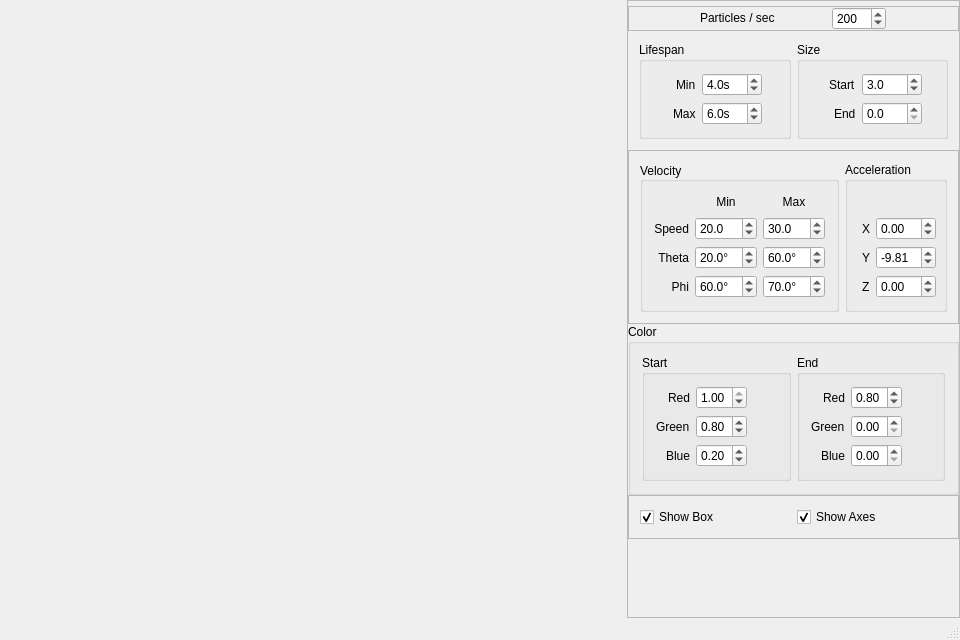
<?xml version="1.0" encoding="UTF-8"?>
<ui version="4.0">
 <class>GeyserWindow</class>
 <widget class="QMainWindow" name="GeyserWindow">
  <property name="geometry">
   <rect>
    <x>0</x>
    <y>0</y>
    <width>960</width>
    <height>640</height>
   </rect>
  </property>
  <property name="sizePolicy">
   <sizepolicy hsizetype="Preferred" vsizetype="Preferred">
    <horstretch>0</horstretch>
    <verstretch>0</verstretch>
   </sizepolicy>
  </property>
  <property name="minimumSize">
   <size>
    <width>0</width>
    <height>0</height>
   </size>
  </property>
  <property name="maximumSize">
   <size>
    <width>16777215</width>
    <height>16777215</height>
   </size>
  </property>
  <property name="baseSize">
   <size>
    <width>960</width>
    <height>640</height>
   </size>
  </property>
  <property name="windowTitle">
   <string>Geyser</string>
  </property>
  <widget class="QWidget" name="centralWidget">
   <property name="sizePolicy">
    <sizepolicy hsizetype="Expanding" vsizetype="Expanding">
     <horstretch>0</horstretch>
     <verstretch>0</verstretch>
    </sizepolicy>
   </property>
   <property name="minimumSize">
    <size>
     <width>0</width>
     <height>0</height>
    </size>
   </property>
   <property name="maximumSize">
    <size>
     <width>16777215</width>
     <height>16777215</height>
    </size>
   </property>
   <layout class="QHBoxLayout" name="horizontalLayout">
    <property name="spacing">
     <number>0</number>
    </property>
    <property name="margin">
     <number>0</number>
    </property>
    <item>
     <widget class="QFrame" name="geyserViewFrame">
      <property name="sizePolicy">
       <sizepolicy hsizetype="MinimumExpanding" vsizetype="MinimumExpanding">
        <horstretch>1</horstretch>
        <verstretch>1</verstretch>
       </sizepolicy>
      </property>
      <property name="minimumSize">
       <size>
        <width>300</width>
        <height>300</height>
       </size>
      </property>
      <property name="baseSize">
       <size>
        <width>100</width>
        <height>100</height>
       </size>
      </property>
      <property name="frameShape">
       <enum>QFrame::NoFrame</enum>
      </property>
      <property name="frameShadow">
       <enum>QFrame::Plain</enum>
      </property>
      <property name="lineWidth">
       <number>0</number>
      </property>
     </widget>
    </item>
    <item>
     <widget class="QFrame" name="configFrame">
      <property name="sizePolicy">
       <sizepolicy hsizetype="Minimum" vsizetype="Minimum">
        <horstretch>0</horstretch>
        <verstretch>1</verstretch>
       </sizepolicy>
      </property>
      <property name="minimumSize">
       <size>
        <width>0</width>
        <height>0</height>
       </size>
      </property>
      <property name="maximumSize">
       <size>
        <width>16777215</width>
        <height>16777215</height>
       </size>
      </property>
      <property name="baseSize">
       <size>
        <width>0</width>
        <height>0</height>
       </size>
      </property>
      <property name="frameShape">
       <enum>QFrame::StyledPanel</enum>
      </property>
      <property name="frameShadow">
       <enum>QFrame::Raised</enum>
      </property>
      <layout class="QVBoxLayout" name="verticalLayout">
       <property name="spacing">
        <number>0</number>
       </property>
       <property name="leftMargin">
        <number>0</number>
       </property>
       <property name="topMargin">
        <number>5</number>
       </property>
       <property name="rightMargin">
        <number>0</number>
       </property>
       <property name="bottomMargin">
        <number>0</number>
       </property>
       <item>
        <widget class="QFrame" name="ppsFrame">
         <property name="sizePolicy">
          <sizepolicy hsizetype="Preferred" vsizetype="Maximum">
           <horstretch>0</horstretch>
           <verstretch>0</verstretch>
          </sizepolicy>
         </property>
         <property name="frameShape">
          <enum>QFrame::StyledPanel</enum>
         </property>
         <property name="frameShadow">
          <enum>QFrame::Raised</enum>
         </property>
         <layout class="QHBoxLayout" name="horizontalLayout_4">
          <property name="margin">
           <number>0</number>
          </property>
          <item>
           <spacer name="horizontalSpacer">
            <property name="orientation">
             <enum>Qt::Horizontal</enum>
            </property>
            <property name="sizeType">
             <enum>QSizePolicy::Minimum</enum>
            </property>
            <property name="sizeHint" stdset="0">
             <size>
              <width>20</width>
              <height>20</height>
             </size>
            </property>
           </spacer>
          </item>
          <item>
           <widget class="QLabel" name="label">
            <property name="sizePolicy">
             <sizepolicy hsizetype="Maximum" vsizetype="Maximum">
              <horstretch>0</horstretch>
              <verstretch>0</verstretch>
             </sizepolicy>
            </property>
            <property name="text">
             <string>Particles / sec</string>
            </property>
            <property name="buddy">
             <cstring>particlesPerSecSpinBox</cstring>
            </property>
           </widget>
          </item>
          <item>
           <widget class="QSpinBox" name="particlesPerSecSpinBox">
            <property name="sizePolicy">
             <sizepolicy hsizetype="Maximum" vsizetype="Fixed">
              <horstretch>0</horstretch>
              <verstretch>0</verstretch>
             </sizepolicy>
            </property>
            <property name="maximum">
             <number>1000</number>
            </property>
            <property name="value">
             <number>200</number>
            </property>
           </widget>
          </item>
          <item>
           <spacer name="horizontalSpacer_2">
            <property name="orientation">
             <enum>Qt::Horizontal</enum>
            </property>
            <property name="sizeType">
             <enum>QSizePolicy::Minimum</enum>
            </property>
            <property name="sizeHint" stdset="0">
             <size>
              <width>20</width>
              <height>20</height>
             </size>
            </property>
           </spacer>
          </item>
         </layout>
        </widget>
       </item>
       <item>
        <widget class="QFrame" name="frame">
         <property name="sizePolicy">
          <sizepolicy hsizetype="Preferred" vsizetype="Maximum">
           <horstretch>0</horstretch>
           <verstretch>0</verstretch>
          </sizepolicy>
         </property>
         <property name="frameShape">
          <enum>QFrame::NoFrame</enum>
         </property>
         <property name="frameShadow">
          <enum>QFrame::Plain</enum>
         </property>
         <property name="lineWidth">
          <number>0</number>
         </property>
         <layout class="QHBoxLayout" name="horizontalLayout_3">
          <item>
           <widget class="QGroupBox" name="lifeSpanGroupBox">
            <property name="sizePolicy">
             <sizepolicy hsizetype="Preferred" vsizetype="Preferred">
              <horstretch>0</horstretch>
              <verstretch>0</verstretch>
             </sizepolicy>
            </property>
            <property name="title">
             <string>Lifespan</string>
            </property>
            <layout class="QFormLayout" name="formLayout">
             <property name="labelAlignment">
              <set>Qt::AlignRight|Qt::AlignTrailing|Qt::AlignVCenter</set>
             </property>
             <property name="formAlignment">
              <set>Qt::AlignHCenter|Qt::AlignTop</set>
             </property>
             <item row="0" column="0">
              <widget class="QLabel" name="label_3">
               <property name="text">
                <string>Min</string>
               </property>
               <property name="buddy">
                <cstring>lifespanMinSpinBox</cstring>
               </property>
              </widget>
             </item>
             <item row="0" column="1">
              <widget class="QDoubleSpinBox" name="lifespanMinSpinBox">
               <property name="maximumSize">
                <size>
                 <width>60</width>
                 <height>16777215</height>
                </size>
               </property>
               <property name="suffix">
                <string>s</string>
               </property>
               <property name="decimals">
                <number>1</number>
               </property>
               <property name="singleStep">
                <double>0.100000000000000</double>
               </property>
               <property name="value">
                <double>4.000000000000000</double>
               </property>
              </widget>
             </item>
             <item row="1" column="0">
              <widget class="QLabel" name="label_4">
               <property name="text">
                <string>Max</string>
               </property>
               <property name="buddy">
                <cstring>lifespanMaxSpinBox</cstring>
               </property>
              </widget>
             </item>
             <item row="1" column="1">
              <widget class="QDoubleSpinBox" name="lifespanMaxSpinBox">
               <property name="maximumSize">
                <size>
                 <width>60</width>
                 <height>16777215</height>
                </size>
               </property>
               <property name="suffix">
                <string>s</string>
               </property>
               <property name="decimals">
                <number>1</number>
               </property>
               <property name="singleStep">
                <double>0.100000000000000</double>
               </property>
               <property name="value">
                <double>6.000000000000000</double>
               </property>
              </widget>
             </item>
            </layout>
           </widget>
          </item>
          <item>
           <widget class="QGroupBox" name="sizeGroupBox">
            <property name="sizePolicy">
             <sizepolicy hsizetype="Preferred" vsizetype="Preferred">
              <horstretch>0</horstretch>
              <verstretch>0</verstretch>
             </sizepolicy>
            </property>
            <property name="title">
             <string>Size</string>
            </property>
            <layout class="QFormLayout" name="formLayout_2">
             <property name="labelAlignment">
              <set>Qt::AlignRight|Qt::AlignTrailing|Qt::AlignVCenter</set>
             </property>
             <property name="formAlignment">
              <set>Qt::AlignHCenter|Qt::AlignTop</set>
             </property>
             <item row="0" column="0">
              <widget class="QLabel" name="label_6">
               <property name="text">
                <string>Start</string>
               </property>
               <property name="buddy">
                <cstring>sizeStartSpinBox</cstring>
               </property>
              </widget>
             </item>
             <item row="0" column="1">
              <widget class="QDoubleSpinBox" name="sizeStartSpinBox">
               <property name="maximumSize">
                <size>
                 <width>60</width>
                 <height>16777215</height>
                </size>
               </property>
               <property name="suffix">
                <string/>
               </property>
               <property name="decimals">
                <number>1</number>
               </property>
               <property name="singleStep">
                <double>0.100000000000000</double>
               </property>
               <property name="value">
                <double>3.000000000000000</double>
               </property>
              </widget>
             </item>
             <item row="1" column="0">
              <widget class="QLabel" name="label_5">
               <property name="text">
                <string>End</string>
               </property>
               <property name="buddy">
                <cstring>sizeEndSpinBox</cstring>
               </property>
              </widget>
             </item>
             <item row="1" column="1">
              <widget class="QDoubleSpinBox" name="sizeEndSpinBox">
               <property name="maximumSize">
                <size>
                 <width>60</width>
                 <height>16777215</height>
                </size>
               </property>
               <property name="suffix">
                <string/>
               </property>
               <property name="decimals">
                <number>1</number>
               </property>
               <property name="singleStep">
                <double>0.100000000000000</double>
               </property>
              </widget>
             </item>
            </layout>
           </widget>
          </item>
         </layout>
        </widget>
       </item>
       <item>
        <widget class="QFrame" name="frame_2">
         <property name="sizePolicy">
          <sizepolicy hsizetype="MinimumExpanding" vsizetype="Maximum">
           <horstretch>0</horstretch>
           <verstretch>0</verstretch>
          </sizepolicy>
         </property>
         <property name="frameShape">
          <enum>QFrame::StyledPanel</enum>
         </property>
         <property name="frameShadow">
          <enum>QFrame::Raised</enum>
         </property>
         <layout class="QHBoxLayout" name="horizontalLayout_5">
          <item>
           <widget class="QGroupBox" name="velocityGroupBox">
            <property name="sizePolicy">
             <sizepolicy hsizetype="Preferred" vsizetype="Preferred">
              <horstretch>0</horstretch>
              <verstretch>0</verstretch>
             </sizepolicy>
            </property>
            <property name="minimumSize">
             <size>
              <width>196</width>
              <height>144</height>
             </size>
            </property>
            <property name="title">
             <string>Velocity</string>
            </property>
            <property name="alignment">
             <set>Qt::AlignLeading|Qt::AlignLeft|Qt::AlignVCenter</set>
            </property>
            <layout class="QGridLayout" name="gridLayout">
             <item row="0" column="1">
              <widget class="QLabel" name="label_11">
               <property name="text">
                <string>Min</string>
               </property>
               <property name="alignment">
                <set>Qt::AlignCenter</set>
               </property>
               <property name="buddy">
                <cstring>speedMinSpinBox</cstring>
               </property>
              </widget>
             </item>
             <item row="0" column="2">
              <widget class="QLabel" name="label_12">
               <property name="text">
                <string>Max</string>
               </property>
               <property name="alignment">
                <set>Qt::AlignCenter</set>
               </property>
               <property name="buddy">
                <cstring>speedMaxSpinBox</cstring>
               </property>
              </widget>
             </item>
             <item row="1" column="0">
              <widget class="QLabel" name="label_8">
               <property name="text">
                <string>Speed</string>
               </property>
               <property name="alignment">
                <set>Qt::AlignRight|Qt::AlignTrailing|Qt::AlignVCenter</set>
               </property>
               <property name="buddy">
                <cstring>speedMinSpinBox</cstring>
               </property>
              </widget>
             </item>
             <item row="1" column="1">
              <widget class="QDoubleSpinBox" name="speedMinSpinBox">
               <property name="decimals">
                <number>1</number>
               </property>
               <property name="value">
                <double>20.000000000000000</double>
               </property>
              </widget>
             </item>
             <item row="1" column="2">
              <widget class="QDoubleSpinBox" name="speedMaxSpinBox">
               <property name="decimals">
                <number>1</number>
               </property>
               <property name="value">
                <double>30.000000000000000</double>
               </property>
              </widget>
             </item>
             <item row="2" column="0">
              <widget class="QLabel" name="label_10">
               <property name="text">
                <string>Theta</string>
               </property>
               <property name="alignment">
                <set>Qt::AlignRight|Qt::AlignTrailing|Qt::AlignVCenter</set>
               </property>
               <property name="buddy">
                <cstring>thetaMinSpinBox</cstring>
               </property>
              </widget>
             </item>
             <item row="2" column="1">
              <widget class="QDoubleSpinBox" name="thetaMinSpinBox">
               <property name="wrapping">
                <bool>true</bool>
               </property>
               <property name="suffix">
                <string>°</string>
               </property>
               <property name="decimals">
                <number>1</number>
               </property>
               <property name="maximum">
                <double>360.000000000000000</double>
               </property>
               <property name="value">
                <double>20.000000000000000</double>
               </property>
              </widget>
             </item>
             <item row="2" column="2">
              <widget class="QDoubleSpinBox" name="thetaMaxSpinBox">
               <property name="wrapping">
                <bool>true</bool>
               </property>
               <property name="suffix">
                <string>°</string>
               </property>
               <property name="decimals">
                <number>1</number>
               </property>
               <property name="maximum">
                <double>360.000000000000000</double>
               </property>
               <property name="value">
                <double>60.000000000000000</double>
               </property>
              </widget>
             </item>
             <item row="3" column="0">
              <widget class="QLabel" name="label_16">
               <property name="text">
                <string>Phi</string>
               </property>
               <property name="alignment">
                <set>Qt::AlignRight|Qt::AlignTrailing|Qt::AlignVCenter</set>
               </property>
               <property name="buddy">
                <cstring>phiMinSpinBox</cstring>
               </property>
              </widget>
             </item>
             <item row="3" column="1">
              <widget class="QDoubleSpinBox" name="phiMinSpinBox">
               <property name="wrapping">
                <bool>false</bool>
               </property>
               <property name="suffix">
                <string>°</string>
               </property>
               <property name="decimals">
                <number>1</number>
               </property>
               <property name="minimum">
                <double>-90.000000000000000</double>
               </property>
               <property name="maximum">
                <double>90.000000000000000</double>
               </property>
               <property name="singleStep">
                <double>1.000000000000000</double>
               </property>
               <property name="value">
                <double>60.000000000000000</double>
               </property>
              </widget>
             </item>
             <item row="3" column="2">
              <widget class="QDoubleSpinBox" name="phiMaxSpinBox">
               <property name="wrapping">
                <bool>false</bool>
               </property>
               <property name="suffix">
                <string>°</string>
               </property>
               <property name="decimals">
                <number>1</number>
               </property>
               <property name="minimum">
                <double>-90.000000000000000</double>
               </property>
               <property name="maximum">
                <double>90.000000000000000</double>
               </property>
               <property name="value">
                <double>70.000000000000000</double>
               </property>
              </widget>
             </item>
            </layout>
           </widget>
          </item>
          <item>
           <widget class="QGroupBox" name="accelerationGroupBox">
            <property name="sizePolicy">
             <sizepolicy hsizetype="Preferred" vsizetype="Preferred">
              <horstretch>0</horstretch>
              <verstretch>0</verstretch>
             </sizepolicy>
            </property>
            <property name="minimumSize">
             <size>
              <width>0</width>
              <height>144</height>
             </size>
            </property>
            <property name="title">
             <string>Acceleration</string>
            </property>
            <layout class="QFormLayout" name="formLayout_4">
             <property name="labelAlignment">
              <set>Qt::AlignRight|Qt::AlignTrailing|Qt::AlignVCenter</set>
             </property>
             <property name="formAlignment">
              <set>Qt::AlignHCenter|Qt::AlignTop</set>
             </property>
             <property name="topMargin">
              <number>35</number>
             </property>
             <item row="0" column="0">
              <widget class="QLabel" name="label_14">
               <property name="text">
                <string>X</string>
               </property>
               <property name="buddy">
                <cstring>accelerationXSpinBox</cstring>
               </property>
              </widget>
             </item>
             <item row="0" column="1">
              <widget class="QDoubleSpinBox" name="accelerationXSpinBox">
               <property name="maximumSize">
                <size>
                 <width>60</width>
                 <height>16777215</height>
                </size>
               </property>
               <property name="minimum">
                <double>-99.989999999999995</double>
               </property>
               <property name="singleStep">
                <double>0.100000000000000</double>
               </property>
              </widget>
             </item>
             <item row="1" column="0">
              <widget class="QLabel" name="label_13">
               <property name="text">
                <string>Y</string>
               </property>
               <property name="buddy">
                <cstring>accelerationYSpinBox</cstring>
               </property>
              </widget>
             </item>
             <item row="1" column="1">
              <widget class="QDoubleSpinBox" name="accelerationYSpinBox">
               <property name="maximumSize">
                <size>
                 <width>60</width>
                 <height>16777215</height>
                </size>
               </property>
               <property name="decimals">
                <number>2</number>
               </property>
               <property name="minimum">
                <double>-99.989999999999995</double>
               </property>
               <property name="singleStep">
                <double>0.100000000000000</double>
               </property>
               <property name="value">
                <double>-9.810000000000000</double>
               </property>
              </widget>
             </item>
             <item row="2" column="0">
              <widget class="QLabel" name="label_17">
               <property name="text">
                <string>Z</string>
               </property>
               <property name="buddy">
                <cstring>accelerationZSpinBox</cstring>
               </property>
              </widget>
             </item>
             <item row="2" column="1">
              <widget class="QDoubleSpinBox" name="accelerationZSpinBox">
               <property name="maximumSize">
                <size>
                 <width>60</width>
                 <height>16777215</height>
                </size>
               </property>
               <property name="minimum">
                <double>-99.989999999999995</double>
               </property>
               <property name="singleStep">
                <double>0.100000000000000</double>
               </property>
              </widget>
             </item>
            </layout>
           </widget>
          </item>
         </layout>
        </widget>
       </item>
       <item>
        <widget class="QGroupBox" name="colorGroupBox">
         <property name="sizePolicy">
          <sizepolicy hsizetype="Preferred" vsizetype="Maximum">
           <horstretch>0</horstretch>
           <verstretch>0</verstretch>
          </sizepolicy>
         </property>
         <property name="title">
          <string>Color</string>
         </property>
         <layout class="QHBoxLayout" name="horizontalLayout_2">
          <item>
           <widget class="QGroupBox" name="groupBox_7">
            <property name="sizePolicy">
             <sizepolicy hsizetype="Preferred" vsizetype="Minimum">
              <horstretch>0</horstretch>
              <verstretch>0</verstretch>
             </sizepolicy>
            </property>
            <property name="title">
             <string>Start</string>
            </property>
            <layout class="QFormLayout" name="formLayout_3">
             <property name="fieldGrowthPolicy">
              <enum>QFormLayout::AllNonFixedFieldsGrow</enum>
             </property>
             <property name="labelAlignment">
              <set>Qt::AlignRight|Qt::AlignTrailing|Qt::AlignVCenter</set>
             </property>
             <property name="formAlignment">
              <set>Qt::AlignLeading|Qt::AlignLeft|Qt::AlignTop</set>
             </property>
             <item row="0" column="0">
              <widget class="QLabel" name="label_19">
               <property name="text">
                <string>Red</string>
               </property>
               <property name="buddy">
                <cstring>colorStartRedSpinBox</cstring>
               </property>
              </widget>
             </item>
             <item row="0" column="1">
              <widget class="QDoubleSpinBox" name="colorStartRedSpinBox">
               <property name="sizePolicy">
                <sizepolicy hsizetype="Maximum" vsizetype="Fixed">
                 <horstretch>0</horstretch>
                 <verstretch>0</verstretch>
                </sizepolicy>
               </property>
               <property name="decimals">
                <number>2</number>
               </property>
               <property name="maximum">
                <double>1.000000000000000</double>
               </property>
               <property name="singleStep">
                <double>0.100000000000000</double>
               </property>
               <property name="value">
                <double>1.000000000000000</double>
               </property>
              </widget>
             </item>
             <item row="1" column="0">
              <widget class="QLabel" name="label_18">
               <property name="text">
                <string>Green</string>
               </property>
               <property name="buddy">
                <cstring>colorStartGreenSpinBox</cstring>
               </property>
              </widget>
             </item>
             <item row="1" column="1">
              <widget class="QDoubleSpinBox" name="colorStartGreenSpinBox">
               <property name="sizePolicy">
                <sizepolicy hsizetype="Maximum" vsizetype="Fixed">
                 <horstretch>0</horstretch>
                 <verstretch>0</verstretch>
                </sizepolicy>
               </property>
               <property name="decimals">
                <number>2</number>
               </property>
               <property name="maximum">
                <double>1.000000000000000</double>
               </property>
               <property name="singleStep">
                <double>0.100000000000000</double>
               </property>
               <property name="value">
                <double>0.800000000000000</double>
               </property>
              </widget>
             </item>
             <item row="2" column="0">
              <widget class="QLabel" name="label_23">
               <property name="text">
                <string>Blue</string>
               </property>
               <property name="buddy">
                <cstring>colorStartBlueSpinBox</cstring>
               </property>
              </widget>
             </item>
             <item row="2" column="1">
              <widget class="QDoubleSpinBox" name="colorStartBlueSpinBox">
               <property name="sizePolicy">
                <sizepolicy hsizetype="Maximum" vsizetype="Fixed">
                 <horstretch>0</horstretch>
                 <verstretch>0</verstretch>
                </sizepolicy>
               </property>
               <property name="decimals">
                <number>2</number>
               </property>
               <property name="maximum">
                <double>1.000000000000000</double>
               </property>
               <property name="singleStep">
                <double>0.100000000000000</double>
               </property>
               <property name="value">
                <double>0.200000000000000</double>
               </property>
              </widget>
             </item>
            </layout>
           </widget>
          </item>
          <item>
           <widget class="QGroupBox" name="groupBox_8">
            <property name="sizePolicy">
             <sizepolicy hsizetype="Preferred" vsizetype="Minimum">
              <horstretch>0</horstretch>
              <verstretch>0</verstretch>
             </sizepolicy>
            </property>
            <property name="title">
             <string>End</string>
            </property>
            <layout class="QFormLayout" name="formLayout_6">
             <property name="fieldGrowthPolicy">
              <enum>QFormLayout::AllNonFixedFieldsGrow</enum>
             </property>
             <property name="labelAlignment">
              <set>Qt::AlignRight|Qt::AlignTrailing|Qt::AlignVCenter</set>
             </property>
             <item row="0" column="0">
              <widget class="QLabel" name="label_21">
               <property name="text">
                <string>Red</string>
               </property>
               <property name="buddy">
                <cstring>colorEndRedSpinBox</cstring>
               </property>
              </widget>
             </item>
             <item row="0" column="1">
              <widget class="QDoubleSpinBox" name="colorEndRedSpinBox">
               <property name="sizePolicy">
                <sizepolicy hsizetype="Maximum" vsizetype="Fixed">
                 <horstretch>0</horstretch>
                 <verstretch>0</verstretch>
                </sizepolicy>
               </property>
               <property name="decimals">
                <number>2</number>
               </property>
               <property name="maximum">
                <double>1.000000000000000</double>
               </property>
               <property name="singleStep">
                <double>0.100000000000000</double>
               </property>
               <property name="value">
                <double>0.800000000000000</double>
               </property>
              </widget>
             </item>
             <item row="1" column="0">
              <widget class="QLabel" name="label_20">
               <property name="text">
                <string>Green</string>
               </property>
               <property name="buddy">
                <cstring>colorEndGreenSpinBox</cstring>
               </property>
              </widget>
             </item>
             <item row="1" column="1">
              <widget class="QDoubleSpinBox" name="colorEndGreenSpinBox">
               <property name="sizePolicy">
                <sizepolicy hsizetype="Maximum" vsizetype="Fixed">
                 <horstretch>0</horstretch>
                 <verstretch>0</verstretch>
                </sizepolicy>
               </property>
               <property name="decimals">
                <number>2</number>
               </property>
               <property name="maximum">
                <double>1.000000000000000</double>
               </property>
               <property name="singleStep">
                <double>0.100000000000000</double>
               </property>
              </widget>
             </item>
             <item row="2" column="0">
              <widget class="QLabel" name="label_25">
               <property name="text">
                <string>Blue</string>
               </property>
               <property name="buddy">
                <cstring>colorEndBlueSpinBox</cstring>
               </property>
              </widget>
             </item>
             <item row="2" column="1">
              <widget class="QDoubleSpinBox" name="colorEndBlueSpinBox">
               <property name="sizePolicy">
                <sizepolicy hsizetype="Maximum" vsizetype="Fixed">
                 <horstretch>0</horstretch>
                 <verstretch>0</verstretch>
                </sizepolicy>
               </property>
               <property name="decimals">
                <number>2</number>
               </property>
               <property name="maximum">
                <double>1.000000000000000</double>
               </property>
               <property name="singleStep">
                <double>0.100000000000000</double>
               </property>
              </widget>
             </item>
            </layout>
           </widget>
          </item>
         </layout>
        </widget>
       </item>
       <item>
        <widget class="QFrame" name="frame_3">
         <property name="frameShape">
          <enum>QFrame::StyledPanel</enum>
         </property>
         <property name="frameShadow">
          <enum>QFrame::Raised</enum>
         </property>
         <layout class="QHBoxLayout" name="horizontalLayout_6">
          <item>
           <widget class="QCheckBox" name="showBoxCheckBox">
            <property name="text">
             <string>Show Box</string>
            </property>
            <property name="checked">
             <bool>true</bool>
            </property>
           </widget>
          </item>
          <item>
           <widget class="QCheckBox" name="showAxesCheckBox">
            <property name="text">
             <string>Show Axes</string>
            </property>
            <property name="checked">
             <bool>true</bool>
            </property>
           </widget>
          </item>
         </layout>
        </widget>
       </item>
       <item>
        <spacer name="verticalSpacer">
         <property name="orientation">
          <enum>Qt::Vertical</enum>
         </property>
         <property name="sizeHint" stdset="0">
          <size>
           <width>20</width>
           <height>40</height>
          </size>
         </property>
        </spacer>
       </item>
      </layout>
     </widget>
    </item>
   </layout>
  </widget>
  <widget class="QStatusBar" name="statusBar">
   <property name="layoutDirection">
    <enum>Qt::LeftToRight</enum>
   </property>
   <property name="sizeGripEnabled">
    <bool>true</bool>
   </property>
  </widget>
 </widget>
 <layoutdefault spacing="6" margin="11"/>
 <tabstops>
  <tabstop>particlesPerSecSpinBox</tabstop>
  <tabstop>lifespanMinSpinBox</tabstop>
  <tabstop>lifespanMaxSpinBox</tabstop>
  <tabstop>sizeStartSpinBox</tabstop>
  <tabstop>sizeEndSpinBox</tabstop>
  <tabstop>speedMinSpinBox</tabstop>
  <tabstop>speedMaxSpinBox</tabstop>
  <tabstop>thetaMinSpinBox</tabstop>
  <tabstop>thetaMaxSpinBox</tabstop>
  <tabstop>phiMinSpinBox</tabstop>
  <tabstop>phiMaxSpinBox</tabstop>
  <tabstop>accelerationXSpinBox</tabstop>
  <tabstop>accelerationYSpinBox</tabstop>
  <tabstop>accelerationZSpinBox</tabstop>
  <tabstop>colorStartRedSpinBox</tabstop>
  <tabstop>colorStartGreenSpinBox</tabstop>
  <tabstop>colorStartBlueSpinBox</tabstop>
  <tabstop>colorEndRedSpinBox</tabstop>
  <tabstop>colorEndGreenSpinBox</tabstop>
  <tabstop>colorEndBlueSpinBox</tabstop>
 </tabstops>
 <resources/>
 <connections/>
</ui>
